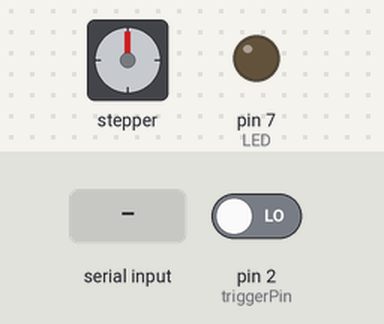
This sketch was run on a simulated Arduino Uno, built with avr-gcc and run on an emulated ATmega328P. On the bench: stepper motor, output pins drawn as LEDs (lit = HIGH). The inputs (shaded band) are chosen by the test bench; at power-on: pin 2 (triggerPin) LOW. Stepper angles assume 2048 steps per turn.

Above: at 1.2 s.
1.3 s: "a" received over Serial
At 3.5 s:
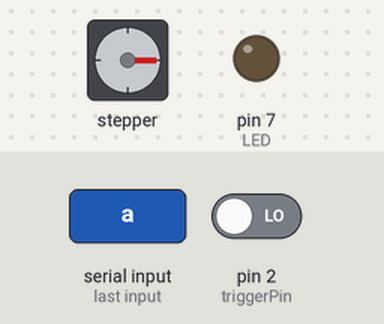
3.8 s: "b" received over Serial
At 6.5 s:
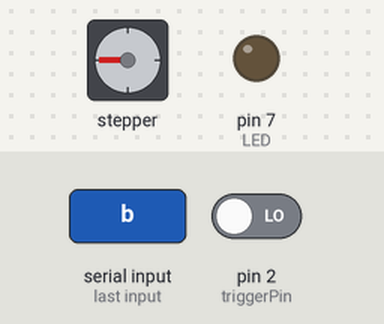
6.8 s: "c" received over Serial
At 8.1 s:
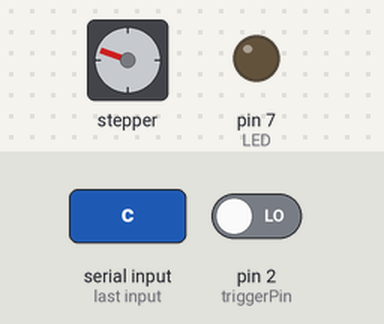
8.4 s: "d" received over Serial
At 9.3 s:
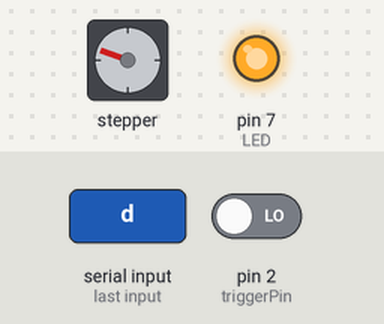
11.4 s: "a" received over Serial
At 13.0 s:
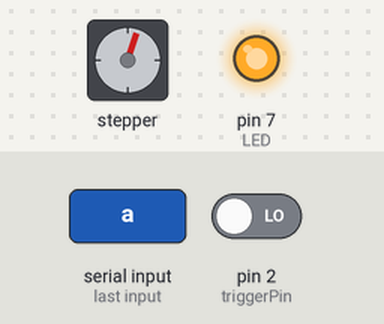
Timing chart, 0 to 14.5 s (numbered marks = the images above; inputs shaded):
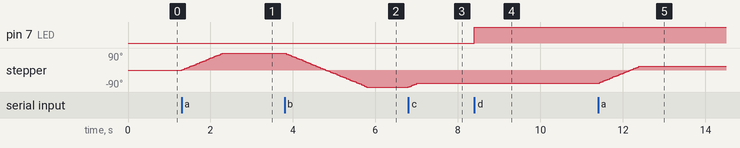

Measured:
- after the input at 1.3 s, stepper: turns 90° clockwise in 1.0 s, starting at once
- after the input at 3.8 s, stepper: turns 180° counter-clockwise in 2.0 s, starting at once
- after the input at 6.8 s, stepper: turns 19° clockwise in 0.20 s, starting at once
- after the input at 8.4 s, pin 7 (LED): LOW → HIGH at once
- after the input at 11.4 s, stepper: turns 90° clockwise in 0.98 s, starting at once

The sketch:

AutomatedBall.ino
```cpp
#include <Stepper.h>

const int stepsPerRevolution = 2048;
const int LED = 7;
const int triggerPin = 2;

Stepper motor(stepsPerRevolution, 8, 10, 9, 11);

bool esperandoRespuesta = false;
bool triggerAnterior = LOW;

void setup() {
  Serial.begin(9600);
  motor.setSpeed(15);

  pinMode(LED, OUTPUT);
  pinMode(triggerPin, INPUT);
}

void loop() {
  bool triggerActual = digitalRead(triggerPin);

  // Detectar flanco de subida: LOW -> HIGH
  if (triggerActual == HIGH && triggerAnterior == LOW && !esperandoRespuesta) {
    Serial.write('s');
    esperandoRespuesta = true;
  }

  triggerAnterior = triggerActual;

  // Leer respuesta de Python
  if (Serial.available() > 0) {
    char c = Serial.read();

    if (c == 'a') {
      motor.step(1024 / 2);
    }
    else if (c == 'b') {
      motor.step(-2048 / 2);
      esperandoRespuesta = false;   // liberar siguiente ciclo
    }
    else if (c == 'c') {
      motor.step(2048 / 18);
    }
    else if (c == 'd') {
      digitalWrite(LED, HIGH);
    }
    else if (c == 'e') {
      digitalWrite(LED, LOW);
    }
    else if (c == 'f') {
      motor.step(-2048 / 36);
    }
  }
}
```
